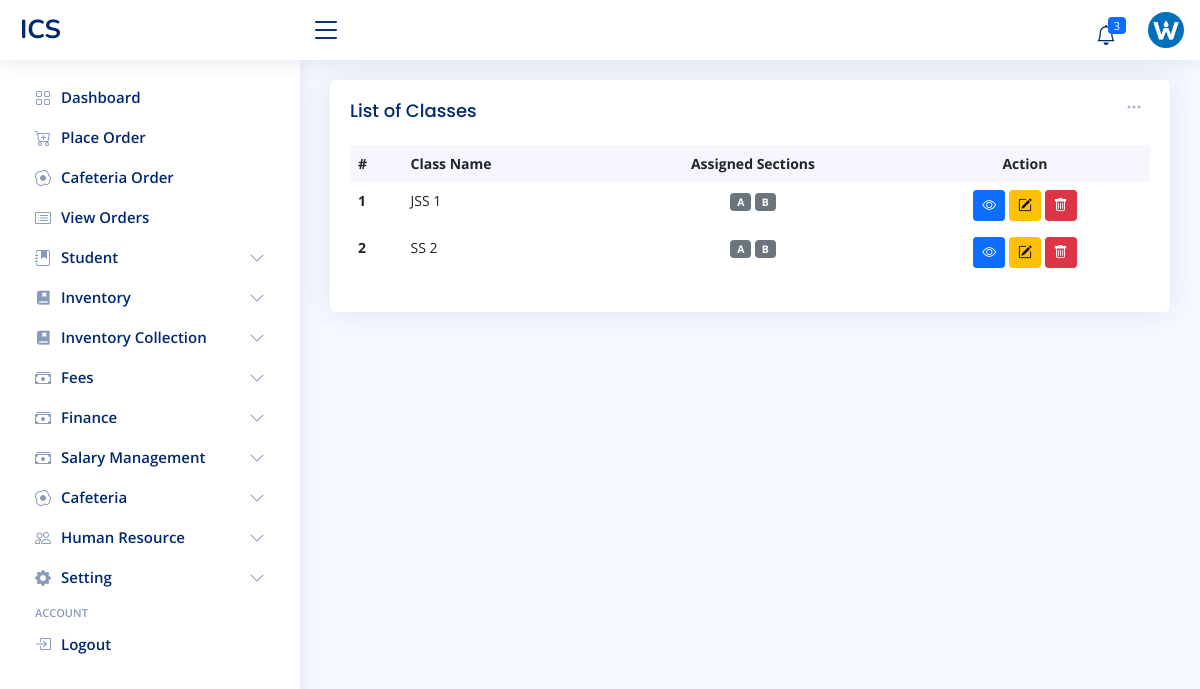
/class/ (signed in), run on the app's committed database.
### admin_site/models.py (models this page shows, shortened)
class SchoolInfoModel(models.Model):
    name = models.CharField(max_length=250)
    short_name = models.CharField(max_length=50)
    logo = models.FileField(upload_to='images/logo', blank=True, null=True)
    mobile = models.CharField(max_length=20)
    email = models.EmailField()
    address = models.CharField(max_length=255)
    def __str__(self):
        return self.short_name.upper()

class ClassesModel(models.Model):
    name = models.CharField(max_length=100, unique=True)
    section = models.ManyToManyField(ClassSectionModel, blank=True)
    created_at = models.DateTimeField(auto_now_add=True, blank=True, null=True)
    updated_at = models.DateTimeField(auto_now=True, blank=True, null=True)
    class Meta:
        constraints = [models.UniqueConstraint(fields=['name'], name='unique_name_class_type_combo')]

class ClassSectionModel(models.Model):
    name = models.CharField(max_length=100, unique=True)
    created_at = models.DateTimeField(auto_now_add=True, blank=True, null=True)
    updated_at = models.DateTimeField(auto_now=True, blank=True, null=True)
    class Meta:
        constraints = [models.UniqueConstraint(fields=['name'], name='unique_class_name_type_combo')]
    def __str__(self):
        return self.name.upper()

### admin_site/views.py (the view)
# urls.py: path('class/', ClassListView.as_view(), name='class_index'),
class ClassListView(LoginRequiredMixin, PermissionRequiredMixin, ListView):
    model = ClassesModel
    permission_required = 'admin_site.add_classesmodel'
    template_name = 'admin_site/class/index.html'
    context_object_name = "class_list"
    queryset = ClassesModel.objects.order_by('name')
    def get_context_data(self, **kwargs):
        context = super().get_context_data(**kwargs)
        context['form'] = ClassForm()
        context['class_section_list'] = ClassSectionModel.objects.all()
        return context

### admin_site/context_processor.py (called while the page is built)
def school_info(request):
    info = SchoolInfoModel.objects.first()
    academic = SchoolSettingModel.objects.first()
    low_stock_list = ItemModel.objects.annotate(
    total_qty=ExpressionWrapper(
        F('shop_quantity') + F('store_quantity'),
        output_field=DecimalField(max_digits=10, decimal_places=2)
    )
).filter(total_qty__lte=F('reorder_level'))
    return {
        'school_info': info,
        'academic_info': academic,
        'low_stock_list': low_stock_list,
        'low_stock': low_stock_list.count(),
    }

### admin_site/models.py (called while the page is built)
    def __str__(self):
        return self.name

### inventory/models.py (called while the page is built)
    def __str__(self):
        return f"{self.name} ({self.get_unit_display()})"

    @property
    def total_quantity(self):
        return self.shop_quantity + self.store_quantity

### admin_site/templates/admin_site/class/index.html (shortened to what this page needs)
{% extends 'admin_site/layout.html' %}
{% block 'main' %}
<div class="col-12">
    <div class="card recent-sales overflow-auto">
        <div class="filter px-2">
            <a title="Actions" class="icon" href="#" data-bs-toggle="dropdown"><i class="bi bi-three-dots"></i></a>
        </div>
        <div class="card-body">
            <h5 class="card-title">List of Classes</h5>
            <table class="table table-borderless datatable">
                <thead>
                <tr>
                    <th scope="col">#</th>
                    <th scope="col">Class Name</th>
                    <th class="text-center" scope="col">Assigned Sections</th>
                    <th scope="col" class="text-center">Action</th>
                </tr>
                </thead>
                <tbody>
                {% for class in class_list %}
                <tr>
                    <th scope="row">{{ forloop.counter }}</th>
                    <td>{{ class.name|upper }}</td>
                    <td class="text-center">
                        {% for section in class.section.all %}
                            <span class="badge bg-secondary">{{ section.name|upper }}</span>
                        {% empty %}
                            <span class="badge bg-light text-dark">None</span>
                        {% endfor %}
                    </td>
                    <td class="text-center">
                        <a title="View Class Detail" href="{% url 'class_detail' class.id %}" class="btn btn-primary btn-sm"><i class="bi bi-eye"></i></a>
                        <button title="Edit Class" type="button" class="btn btn-warning btn-sm" data-bs-toggle="modal" data-bs-target="#editClassModal{{ forloop.counter }}"><i class="bi bi-pencil-square"></i></button>
                        <a title="Delete Class" href="{% url 'class_delete' class.id %}" class="btn btn-danger btn-sm"><i class="bi bi-trash"></i></a>
                    </td>
                </tr>
                {% endfor %}
                </tbody>
            </table>
        </div>
    </div>
</div>
{% endblock %}

### admin_site/templates/admin_site/layout.html (shortened to what this page needs)
<!DOCTYPE html>
{% load static %}
<html lang="en">
<head>
    <link href="{% static 'admin_site/vendor/bootstrap/css/bootstrap.min.css' %}" rel="stylesheet">
    <link href="{% static 'admin_site/vendor/bootstrap-icons/bootstrap-icons.css' %}" rel="stylesheet">
    <link href="{% static 'admin_site/vendor/boxicons/css/boxicons.min.css' %}" rel="stylesheet">
    <link href="{% static 'admin_site/vendor/quill/quill.snow.css' %}" rel="stylesheet">
    <link href="{% static 'admin_site/vendor/quill/quill.bubble.css' %}" rel="stylesheet">
    <link href="{% static 'admin_site/vendor/remixicon/remixicon.css' %}" rel="stylesheet">
    <link href="{% static 'admin_site/vendor/simple-datatables/style.css' %}" rel="stylesheet">
    <link href="{% static 'admin_site/styles/style.css' %}" rel="stylesheet">
</head>
<body>
<header class="header non-printable fixed-top d-flex align-items-center" id="header">
    <div class="d-flex align-items-center justify-content-between">
        <a class="logo d-flex align-items-center" href="{% url 'admin_dashboard' %}">
            <span class="d-none d-lg-block">{{ school_info|upper }}</span>
        </a>
        <i class="bi bi-list toggle-sidebar-btn"></i>
    </div>
    <nav class="header-nav ms-auto">
        <ul class="d-flex align-items-center">
            <li class="nav-item dropdown">
          <a class="nav-link nav-icon" href="#" data-bs-toggle="dropdown">
            <i class="bi bi-bell"></i>
            <span class="badge bg-primary badge-number">{{ low_stock }}</span>
          </a>
        </li>
            <li class="nav-item dropdown pe-3">
                <a class="nav-link nav-profile d-flex align-items-center pe-0" data-bs-toggle="dropdown" href="#">
                    {% if user.is_superuser %}
                    <img alt="Profile" class="rounded-circle" src="{{ school_info.logo.url }}">
                    {% else %}
                    {% if user.profile.staff.image %}
                    <img alt="Profile" class="rounded-circle" src="{{user.profile.staff.image.url}}">
                    {% else %}
                    <img alt="Profile" class="rounded-circle" src="{% static 'admin_site/images/default_image.jpg' %}">
                    {% endif %}
                    {% endif %}
                </a>
            </li>
        </ul>
    </nav>
</header>
<aside class="sidebar non-printable" id="sidebar" style="">
    <ul class="sidebar-nav" id="sidebar-nav">
        <li class="nav-item">
            <a class="nav-link collapsed" href="{% url 'admin_dashboard' %}">
                <i class="bi bi-grid"></i>
                <span>Dashboard</span>
            </a>
        </li>
        {% if 'inventory.add_salemodel' in perms %}
        <li class="nav-item">
            <a class="nav-link collapsed" href="{% url 'place_order' %}">
                <i class="bi bi-cart-plus"></i>
                <span>Place Order</span>
            </a>
        </li>
        {% endif %}
        {% if 'cafeteria.add_mealcollectionmodel' in perms %}
        <li class="nav-item">
            <a class="nav-link collapsed" href="{% url 'cafeteria_collection_live' %}">
                <i class="bi bi-egg-fried"></i>
                <span>Cafeteria Order</span>
            </a>
        </li>
        {% endif %}
        {% if 'inventory.view_salemodel' in perms %}
        <li class="nav-item">
            <a class="nav-link collapsed" href="{% url 'view_orders' %}">
                <i class="bi bi-card-list"></i>
                <span>View Orders</span>
            </a>
        </li>
        {% endif %}
        {% if 'student.add_studentmodel' in perms or 'student.view_studentmodel' in perms or 'student.view_studentsettingmodel' in perms %}
            <li class="nav-item">
                <a class="nav-link collapsed" data-bs-target="#stud" data-bs-toggle="collapse" href="#">
                    <i class="bi bi-journal-bookmark-fill"></i><span>Student</span><i
                        class="bi bi-chevron-down ms-auto"></i>
                </a>
            </li>
            {% endif %}
        {% if 'inventory.view_itemmodel' in perms or 'inventory.view_stockinmodel' in perms or 'inventory.view_inventorycollectionmodel' in perms %}
        <li class="nav-item">
            <a class="nav-link collapsed" data-bs-target="#acad" data-bs-toggle="collapse" href="#">
                <i class="ri-book-mark-fill"></i><span>Inventory</span><i class="bi bi-chevron-down ms-auto"></i>
            </a>
        </li>
        {% endif %}
        {% if 'inventory.view_itemmodel' in perms or 'inventory.view_stockinmodel' in perms or 'inventory.view_purchaseordermodel' in perms %}
        <li class="nav-item">
            <a class="nav-link collapsed" data-bs-target="#acad2" data-bs-toggle="collapse" href="#">
                <i class="ri-book-mark-fill"></i><span>Inventory Collection</span><i class="bi bi-chevron-down ms-auto"></i>
            </a>
        </li>
        {% endif %}
         {% if 'finance.view_feemodel' in perms or 'finance.view_feepaymentmodel' in perms %}
        <li class="nav-item">
            <a class="nav-link collapsed" data-bs-target="#fees" data-bs-toggle="collapse" href="#">
                <i class="bi bi-cash-stack"></i><span>Fees</span><i class="bi bi-chevron-down ms-auto"></i>
            </a>
        </li>
        {% endif %}
        {% if 'finance.add_studentfundingmodel' in perms or 'finance.view_studentfundingmodel' in perms or 'finance.view_expensemodel' in perms %}
            <li class="nav-item">
                <a class="nav-link collapsed" data-bs-target="#fee" data-bs-toggle="collapse" href="#">
                    <i class="bi bi-cash-stack"></i><span>Finance</span><i class="bi bi-chevron-down ms-auto"></i>
                </a>
            </li>
            {% endif %}
        {% if 'finance.add_salaryrecord' in perms or 'finance.view_salaryrecord' in perms %}
            <li class="nav-item">
                <a class="nav-link collapsed" data-bs-target="#sal" data-bs-toggle="collapse" href="#">
                    <i class="bi bi-cash-stack"></i><span>Salary Management</span><i class="bi bi-chevron-down ms-auto"></i>
                </a>
            </li>
            {% endif %}
        {% if 'cafeteria.view_mealcollectionmodel' in perms or 'cafeteria.view_cafeteriasettingmodel' in perms %}
        <li class="nav-item">
            <a class="nav-link collapsed" data-bs-target="#cafe" data-bs-toggle="collapse" href="#">
                <i class="bi bi-egg-fried"></i><span>Cafeteria</span><i class="bi bi-chevron-down ms-auto"></i>
            </a>
        </li>
        {% endif %}
       {% if 'human_resource.add_staffmodel' in perms or 'human_resource.view_staffmodel' in perms or 'auth.add_group' in perms %}
        <li class="nav-item">
            <a class="nav-link collapsed" data-bs-target="#hr" data-bs-toggle="collapse" href="#">
                <i class="bi bi-people"></i><span>Human Resource</span><i class="bi bi-chevron-down ms-auto"></i>
            </a>
        </li>
        {% endif %}
        {% if 'admin_site.change_schoolinfomodel' in perms or 'admin_site.change_schoolsettingmodel' in perms or 'admin_site.add_classesmodel' in perms %}
            <li class="nav-item">
                <a class="nav-link collapsed" data-bs-target="#tables-nav" data-bs-toggle="collapse" href="#">
                    <i class="bi bi-gear-fill"></i><span>Setting</span><i class="bi bi-chevron-down ms-auto"></i>
                </a>
            </li>
            {% endif %}
        <li class="nav-heading">Account</li>
        <li class="nav-item">
            <a class="nav-link collapsed" href="{% url 'logout' %}">
                <i class="bi bi-box-arrow-in-right"></i>
                <span>Logout</span>
            </a>
        </li></ul>
</aside>
<main class="main" id="main">
    <section class="section dashboard">
        {% block 'main' %} {% endblock %}
    </section>
</main>
</body>
</html>

### admin_site/static/admin_site/styles/style.css (style rules this page uses)
:root { scroll-behavior: smooth; }
body { font-family: "Open Sans", sans-serif; background: #f6f9ff; color: #444444; }
a { color: #4154f1; text-decoration: none; }
h1, h2, h3, h4, h5, h6 { font-family: "Nunito", sans-serif; }
#main { margin-top: 60px; padding: 20px 30px; transition: all 0.3s; }
.card { margin-bottom: 30px; border: none; border-radius: 5px; box-shadow: 0px 0 30px rgba(1, 41, 112, 0.1); }
.card-title { padding: 20px 0 15px 0; font-size: 18px; font-weight: 500; color: #012970; font-family: "Poppins", sans-serif; }
.card-body { padding: 0 20px 20px 20px; }
.logo { line-height: 1; }
@media (min-width: 1200px) { .logo { width: 280px; } }
.logo span { font-size: 26px; font-weight: 700; color: #012970; font-family: "Nunito", sans-serif; }
.header { transition: all 0.5s; z-index: 997; height: 60px; box-shadow: 0px 2px 20px rgba(1, 41, 112, 0.1); background-color: #fff; padding-left: 20px; }
.header .toggle-sidebar-btn { font-size: 32px; padding-left: 10px; cursor: pointer; color: #012970; }
.header-nav ul { list-style: none; }
.header-nav > ul { margin: 0; padding: 0; }
.header-nav .nav-icon { font-size: 20px; color: #012970; }
.header-nav .nav-profile { color: #012970; }
.header-nav .nav-profile img { max-height: 36px; }
.header-nav .badge-number { position: absolute; inset: 4px 6px auto auto; font-weight: normal; font-size: 11px; padding: 3px 6px; }
.sidebar { position: fixed; top: 60px; left: 0; bottom: 0; width: 300px; z-index: 996; transition: all 0.3s; padding: 20px; overflow-y: auto; scrollbar-width: thin; scrollbar-color: #aab7cf transparent; box-shadow: 0px 0px 20px rgba(1, 41, 112, 0.1); background-color: #fff; }
@media (min-width: 1200px) { #main, #footer { margin-left: 300px; } }
.sidebar-nav { padding: 0; margin: 0; list-style: none; }
.sidebar-nav li { padding: 0; margin: 0; list-style: none; }
.sidebar-nav .nav-item { margin-bottom: 5px; }
.sidebar-nav .nav-heading { font-size: 11px; text-transform: uppercase; color: #899bbd; font-weight: 600; margin: 10px 0 5px 15px; }
.sidebar-nav .nav-link { display: flex; align-items: center; font-size: 15px; font-weight: 600; color: #4154f1; transition: 0.3; background: #f6f9ff; padding: 10px 15px; border-radius: 4px; }
.sidebar-nav .nav-link i { font-size: 16px; margin-right: 10px; color: #4154f1; }
.sidebar-nav .nav-link.collapsed { color: #012970; background: #fff; }
.sidebar-nav .nav-link.collapsed i { color: #899bbd; }
.sidebar-nav .nav-link .bi-chevron-down { margin-right: 0; transition: transform 0.2s ease-in-out; }
.dashboard .filter { position: absolute; right: 0px; top: 15px; }
.dashboard .filter .icon { color: #aab7cf; padding-right: 20px; padding-bottom: 5px; transition: 0.3s; font-size: 16px; }
.dashboard .recent-sales { font-size: 14px; }
.dashboard .recent-sales .table thead { background: #f6f6fe; }
.dashboard .recent-sales .table thead th { border: 0; }

### admin_site/templates/admin_site/layout.html (style rules this page uses)
.nav-link { height:35px }

### data on the page
SchoolInfoModel: short_name "ICS", logo (picture)
ClassesModel: name "JSS 1"
ClassSectionModel: name "A"
ClassSectionModel: name "B"
ClassesModel: name "SS 2"

### other printed values
{{ low_stock }} "3"
